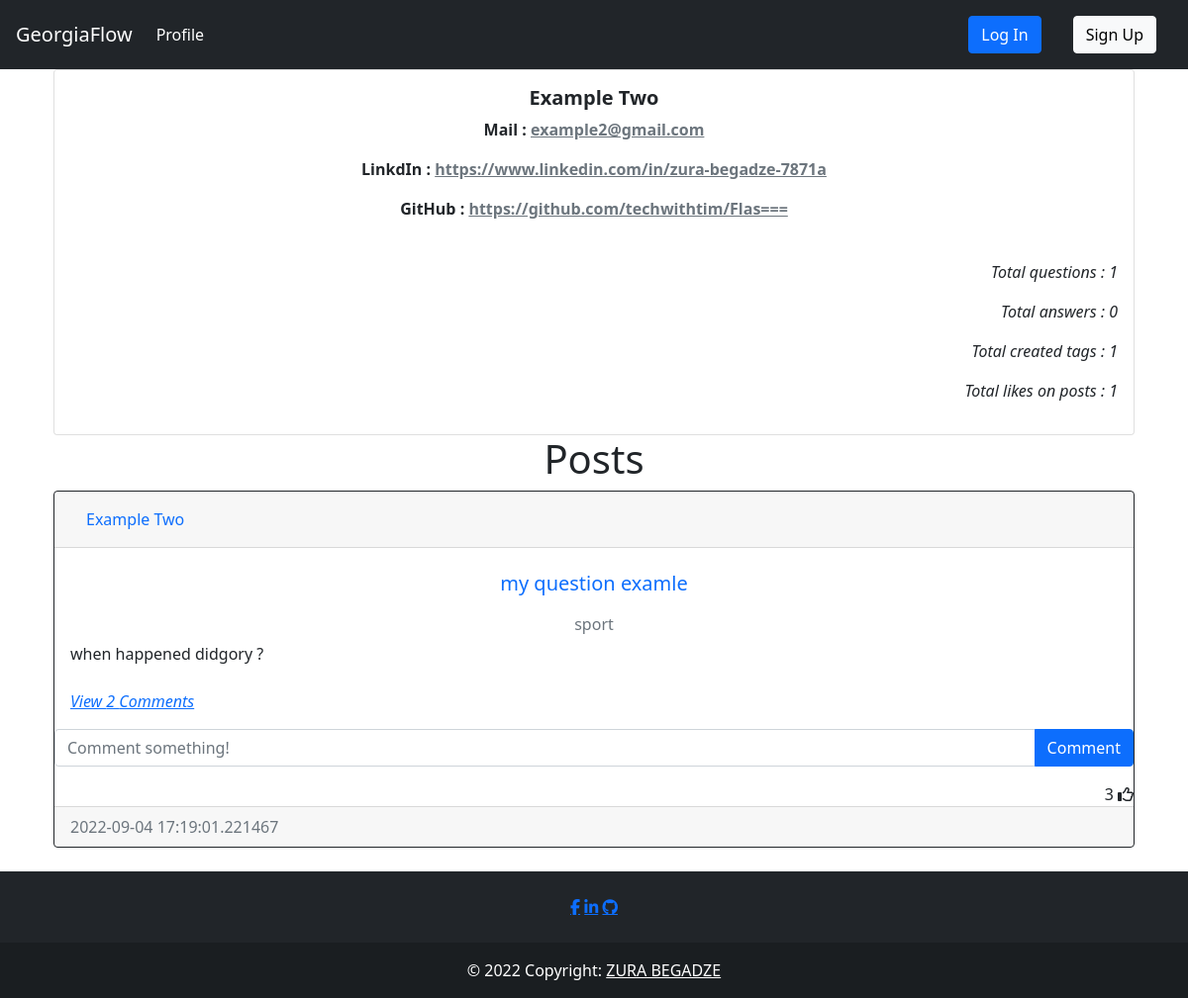
The page /user/3 on the database its author committed.
### auth/models.py (models this page shows, shortened)
class User(db.Model, UserMixin):
    __tablename__ = 'user'
    id = db.Column(db.Integer, primary_key=True)
    fullname = db.Column(db.String(200), nullable = False, index=True)
    email = db.Column(db.String(100), nullable = False, unique = True, index=True)
    linkedin = db.Column(db.String(50), unique=True, nullable = False)
    github = db.Column(db.String(45), unique=True, nullable = False)
    date_created = db.Column(db.DateTime, default = datetime.utcnow())
    password_hash = db.Column(db.String(128))
    posts = db.relationship('Post', backref='user', passive_deletes=True)
    tags = db.relationship('Tag', backref='user', passive_deletes=True)
    comments = db.relationship('Comment', backref='user', passive_deletes=True)
    likes = db.relationship('Like', backref='user', passive_deletes=True)

### question/models.py (models this page shows, shortened)
class Post(db.Model):
    __tablename__='post'
    id = db.Column(db.Integer, primary_key=True)
    heading = db.Column(db.String(50), nullable = False, index=True)
    text = db.Column(db.Text, nullable=False)
    date_created = db.Column(db.DateTime, default = datetime.utcnow())
    tags = db.Column(db.String, db.ForeignKey('tag.name', ondelete="CASCADE"), nullable=False)
    author = db.Column(db.Integer, db.ForeignKey('user.id', ondelete="CASCADE"), nullable=False)
    comments = db.relationship('Comment', backref='post', passive_deletes=True)
    likes = db.relationship('Like', backref='post', passive_deletes=True)

### auth/views.py (the view, shortened to what this page needs)
@auth.route('/user/<user_id>', methods=['GET', 'POST'])
def get_user(user_id):
    user = User.query.filter_by(id = user_id).first()
    tags = Tag.query.order_by(Tag.date_created).all()
    form = questionForm()
    total_likes = 0
    if user.posts:
        for likes in user.posts:
            total_likes+=1
    return render_template("profile.html", user = user, form=form, total_likes = total_likes, tags = tags)

### question/forms.py
class questionForm(FlaskForm):
    heading = StringField('heading', [Length(min=2, max=50), DataRequired(message='Question ')])
    text = TextAreaField('Question', [Length(min=2, max=1000), DataRequired(message='description')])
    ask = SubmitField("ASK")

### templates/profile.html (shortened to what this page needs)
{% extends 'base.html' %}
{% block content %}
    <div class="card text-center">
        <div class="card-body">
            <h5 class="card-title fw-bolder">{{user.fullname}}</h5>
            <p class="card-text fw-semibold">Mail : <a class="link-secondary" target="_blank" href="mailto:{{user.email}}">{{user.email}}</a></p>
            <p type="url" class="card-text fw-semibold" >LinkdIn : <a target="_blank" href="{{user.linkedin}}" class="link-secondary">{{user.linkedin}}</a></p>
            <p type="url" class="card-text fw-semibold">GitHub : <a target="_blank" href="{{user.github}}" class="link-secondary">{{user.github}}</a></p>
            <br />
            <p type="url" class="fw-normal text-right fst-italic">Total questions : {{user.posts|length}} </p>
            <p type="url" class="fw-normal text-right fst-italic">Total answers : {{user.comments|length}} </p>
            <p type="url" class="fw-normal text-right fst-italic">Total created tags : {{user.tags|length}} </p>
            {%if total_likes%}
            <p type="url" class="fw-normal text-right fst-italic">Total likes on posts : {{total_likes}} </p>
            {%else%}
            <p type="url" class="fw-normal text-right fst-italic">Total likes on posts : 0 </p>
            {%endif%}
        </div>
    </div>
    <h1 align="center">{% block header %}Posts{% endblock %}</h1>
    <div id="posts">
    {% for post in user.posts %}
    <div class="card border-dark">
        <div class="card-header d-flex justify-content-between align-items-center">
            <a class="nav-item nav-link active" href="{{ url_for('auth.get_user', user_id=post.user.id) }}">{{post.user.fullname}}</a>
            <br />
        </div>
        <div class="card-body">
            <a class="card-title nav-item nav-link text-center" href="{{ url_for('post.post_detail', post_id=post.id) }}"><h5 >{{post.heading}}</h5></a>
            <h6 class="card-subtitle mb-2 text-muted text-center">{{post.tags}}</h6>
            <div class="card-text ">{{post.text}}</div>
            <br />
            <p class="card-text">
                {% if post.comments|length > 0 %}
                <a data-bs-toggle="collapse" href="#comments-{{post.id}}" role="button">
                <cite title="Source" >View {{post.comments|length}} Comments</cite>
                </a>
                {% else %}
                <small class="text-muted">No Comments</small>
                {% endif %}
            </p>
        </div>
        <form class="input-group mb-3" method="POST" action="/create-comment/{{post.id}}" >
            <input type="text" id="text"  name="text" class="form-control" placeholder="Comment something!" />
            <button type="submit" class="btn btn-primary">Comment</button>
        </form>
        <div class="text-right">
            <span id="likes-count-{{post.id}}">{{ post.likes|length }}</span>
            {% if current_user.id in post.likes|map(attribute="author")|list %}
            <i class="fas fa-thumbs-up" id="like-button-{{post.id}}" onclick="like('{{post.id}}')"></i>
            {% else %}
            <i class="far fa-thumbs-up" id="like-button-{{post.id}}" onclick="like('{{post.id}}')"></i>
            {% endif %}
        </div>
        <div class="card-footer text-muted">{{post.date_created}}</div>
    </div>
    <br/ > {% endfor %}
    </div>
{% endblock %}

### rows shown on the page
User: fullname "Example Two", email "example2@gmail.com", linkedin "https://www.linkedin.com/in/zura-begadze-7871a", github "https://github.com/techwithtim/Flas==="
Post: user.fullname "Example Two", heading "my question examle", tags "sport", text "when happened didgory ?", comments|length "2", likes|length "3", date_created "2022-09-04 17:19:01.221467"

### other values the page prints
{{ user.posts|length }} "1"
{{ user.comments|length }} "0"
{{ user.tags|length }} "1"
{{ total_likes }} "1"
